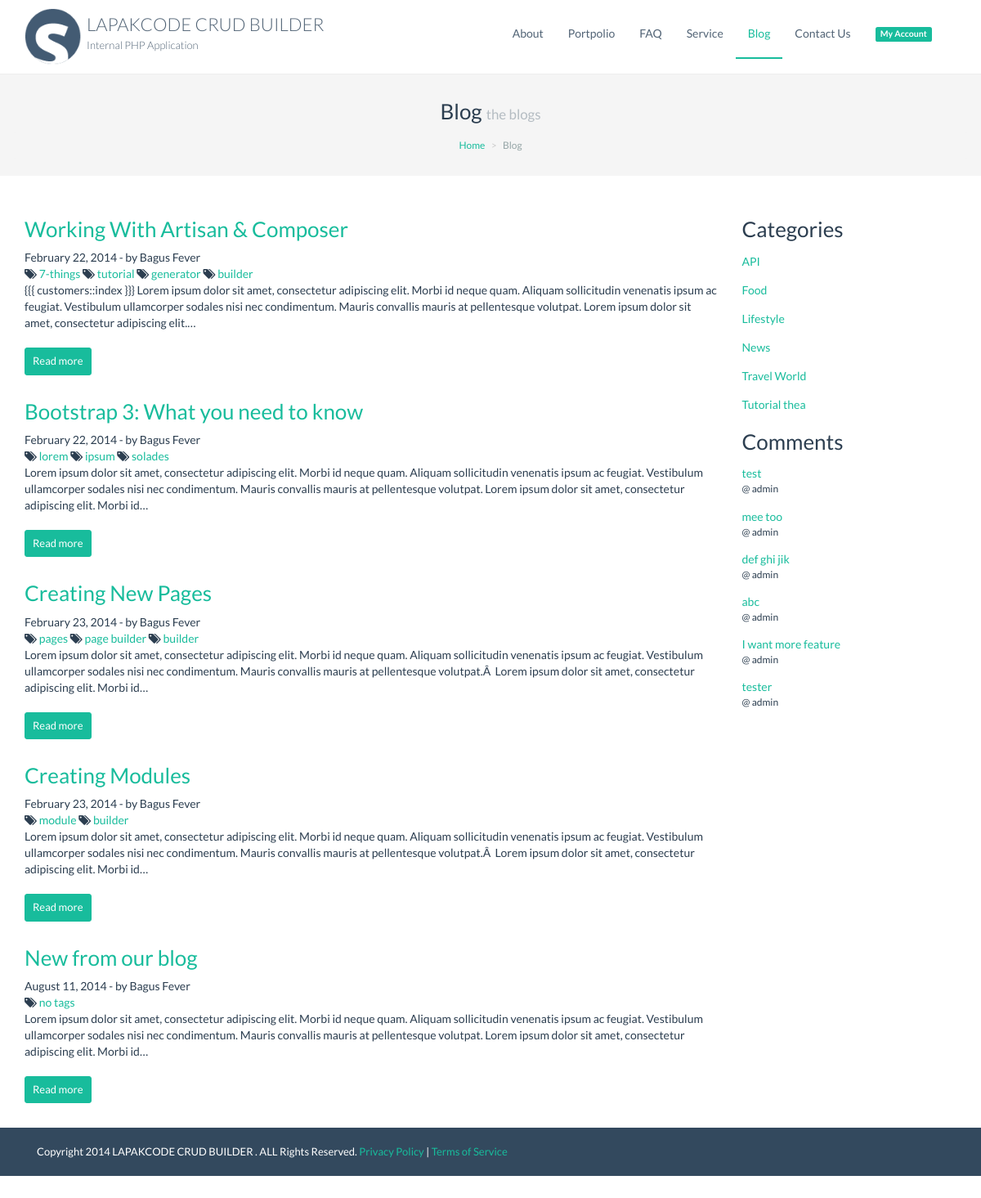
Screenshot of /index.php/blog with the database file from the repository.
### tables this page shows
CREATE TABLE `tb_menu` (
  `menu_id` int(11) NOT NULL,
  `parent_id` int(11) DEFAULT '0',
  `module` varchar(50) DEFAULT NULL,
  `url` varchar(100) DEFAULT NULL,
  `menu_name` varchar(100) DEFAULT NULL,
  `menu_type` char(10) DEFAULT NULL,
  `role_id` varchar(100) DEFAULT NULL,
  `deep` smallint(2) DEFAULT NULL,
  `ordering` int(6) DEFAULT NULL,
  `position` enum('top','sidebar','both') DEFAULT NULL,
  `menu_icons` varchar(30) DEFAULT NULL,
  `active` enum('0','1') DEFAULT '1',
  `access_data` text,
  `allow_guest` enum('0','1') DEFAULT '0'
);

CREATE TABLE `tb_module` (
  `module_id` int(11) NOT NULL,
  `module_name` varchar(100) DEFAULT NULL,
  `module_title` varchar(100) DEFAULT NULL,
  `module_note` varchar(255) DEFAULT NULL,
  `module_author` varchar(100) DEFAULT NULL,
  `module_created` timestamp NULL DEFAULT NULL,
  `module_desc` text,
  `module_db` varchar(255) DEFAULT NULL,
  `module_db_key` varchar(100) DEFAULT NULL,
  `module_type` enum('master','report','proccess','core','generic','addon') DEFAULT 'master',
  `module_config` text,
  `module_lang` text
);

CREATE TABLE `tb_blogs` (
  `blogID` int(11) NOT NULL,
  `CatID` int(6) DEFAULT NULL,
  `title` text,
  `slug` text,
  `content` text,
  `created` datetime DEFAULT NULL,
  `tags` text,
  `status` enum('publish','unpublish','draft') DEFAULT 'draft',
  `image` varchar(100) DEFAULT NULL,
  `entryby` int(11) DEFAULT NULL
);

CREATE TABLE `tb_blogcategories` (
  `CatID` int(6) NOT NULL,
  `name` text,
  `slug` text,
  `descr` text,
  `enable` enum('0','1') DEFAULT NULL
);

CREATE TABLE `tb_blogcomments` (
  `commentID` int(11) NOT NULL,
  `parentID` int(11) DEFAULT NULL,
  `user_id` int(11) DEFAULT NULL,
  `blogID` int(11) DEFAULT NULL,
  `name` text,
  `email` text,
  `comment` text,
  `created` timestamp NOT NULL DEFAULT CURRENT_TIMESTAMP ON UPDATE CURRENT_TIMESTAMP
);

CREATE TABLE `tb_users` (
  `id` int(11) NOT NULL,
  `group_id` int(6) DEFAULT NULL,
  `username` varchar(100) NOT NULL,
  `password` varchar(64) NOT NULL,
  `email` varchar(100) NOT NULL,
  `first_name` varchar(50) DEFAULT NULL,
  `last_name` varchar(50) DEFAULT NULL,
  `avatar` varchar(100) DEFAULT NULL,
  `active` tinyint(1) UNSIGNED DEFAULT NULL,
  `login_attempt` tinyint(2) DEFAULT '0',
  `last_login` datetime DEFAULT NULL,
  `created_at` timestamp NOT NULL DEFAULT CURRENT_TIMESTAMP,
  `updated_at` timestamp NULL DEFAULT NULL,
  `reminder` varchar(64) DEFAULT NULL,
  `activation` varchar(50) DEFAULT NULL,
  `remember_token` varchar(100) DEFAULT NULL
);

### application/controllers/Blog.php (called while the page is built, shortened)
<?php if (!defined('BASEPATH')) exit('No direct script access allowed');
class Blog extends SB_Controller
{
  public $module     = 'blog';
  public $per_page  = '10';
  function __construct() {
    $this->load->model('blogmodel');
    $this->model = $this->blogmodel;
    $this->load->helper('text');
    $this->info = $this->model->makeInfo( $this->module);
    $this->data = array_merge( $this->data, array(
      'pageTitle'  =>   $this->info['title'],
      'pageNote'  =>  $this->info['note'],
      'pageModule'  => 'blog',
    ));
  }
  function index()
  {
    $sort = (!is_null($this->input->get('sort', true)) ? $this->input->get('sort', true) : 'blogID');
    $order = (!is_null($this->input->get('order', true)) ? $this->input->get('order', true) : 'asc');
    $filter = (!is_null($this->input->get('search', true)) ? $this->buildSearch() : '');
    $page = max(1, (int) $this->input->get('page', 1));
    $params = array(
      'page'    => $page ,
      'limit'    => ($this->input->get('rows', true) !='' ? filter_var($this->input->get('rows', true),FILTER_VALIDATE_INT) : $this->per_page ) ,
      'sort'    => $sort ,
      'order'    => $order,
      'params'  => $filter,
    );
    $results = $this->model->getRows( $params );
    $page = $page >= 1 && filter_var($page, FILTER_VALIDATE_INT) !== false ? $page : 1;
    $this->data['rowData']    = $results['rows'];
    $pagination = $this->paginator( array(
      'total_rows' => $results['total'] ,
      'per_page'   => $params['limit']
    ));
    $this->data['pagination']  = $pagination;
    $this->data['rowsComment'] = $this->model->getComment();
    $this->data['rowsCategory'] = $this->model->getCategory();
    $this->data['content'] = $this->load->view('blog/index',$this->data, true );
      $this->load->view('layouts/'.CNF_THEME.'/index', $this->data );
  }
}

### index.php (called while the page is built, shortened)
<?php
require_once BASEPATH.'core/CodeIgniter.php';

### application/core/SB_Model.php (called while the page is built, shortened)
<?php if (!defined('BASEPATH')) exit('No direct script access allowed');
class SB_Model extends CI_Model
{
	public $table;
	public $primaryKey;
	public function getRows( $args )
	{
		$key = $this->primaryKey;
		extract( array_merge( array(
			'page' 		=> '0' ,
			'limit'  	=> '0' ,
			'sort' 		=> '' ,
			'order' 	=> '' ,
			'params' 	=> '' ,
			'global'	=> '1'
		), $args ));
		$offset = $page-1 ;
		$limitConditional = ($page !=0 && $limit !=0) ? "LIMIT  $offset , $limit" : '';
		$orderConditional = ($sort !='' && $order !='') ?  " ORDER BY {$sort} {$order} " : '';
		$table = $this->table;
		$query = $this->db->query( $this->querySelect() . $this->queryWhere(). "
			{$params} ". $this->queryGroup() ." {$orderConditional}  {$limitConditional} ");
		$result = $query->result();
		if($key =='' ) { $key ='*'; } else { $key = $table.".".$key ; }
		$counter_select = preg_replace( '/[\s]*SELECT(.*)FROM/Usi', 'SELECT count('.$key.') as total FROM', $this->querySelect() );
		$query = $this->db->query( $counter_select . $this->queryWhere()." {$params} ". $this->queryGroup());
		$res = $query->result();
		$total = $res[0]->total;
		return $results = array('rows'=> $result , 'total' => $total);
	}
	function makeInfo( $id )
	{
		$query =  $this->db->get_where('tb_module', array('module_name'=> $id));
		$data = array();
		foreach($query->result() as $r)
		{
			$data['id']		= $r->module_id;
			$data['title'] 	= $r->module_title;
			$data['note'] 	= $r->module_note;
			$data['table'] 	= $r->module_db;
			$data['key'] 	= $r->module_db_key;
			$data['config'] = SiteHelpers::CF_decode_json($r->module_config);
			$field = array();
			foreach($data['config']['grid'] as $fs)
			{
				foreach($fs as $f)
					$field[] = $fs['field'];
			}
			$data['field'] = $field;
		}
		return $data;
	}
}
?>

### application/models/Blogmodel.php (called while the page is built, shortened)
<?php if (!defined('BASEPATH')) exit('No direct script access allowed');
class Blogmodel extends SB_Model
{
	public static function querySelect(  ){
		return "   SELECT tb_blogs.* FROM tb_blogs   ";
	}
	public static function queryWhere(  ){
		return "  WHERE tb_blogs.blogID IS NOT NULL   ";
	}
	public static function queryGroup(){
		return "   ";
	}
  public function getCategory (  ){
    $param = array(
      'sort' => 'name' ,
      'order' => 'asc' ,
    );
    $data = $this->blogcatmodel->getRows( $param );
    $data = json_decode( json_encode( $data ), true );
    return $data['rows'];
  }
  public function getComment (  ){
    $param = array(
      'sort' => 'commentid' ,
      'order' => 'desc' ,
      'limit' => '5' ,
    );
    $data = $this->blogcommentmodel->getRows( $param );
    $data = json_decode( json_encode( $data ), true );
    foreach ( $data['rows'] as $k =>& $v ){
      $blog = $this->db->get_where( 'tb_blogs' , array( 'blogId' => $v['blogID'] ));
      $v['_blog'] = $blog->row_array();
      $user = $this->db->get_where( 'tb_users' , array( 'id' =>   $v['user_id'] ));
    }
    return $data['rows'];
  }
}
?>

### application/models/Blogcatmodel.php (called while the page is built, shortened)
<?php if (!defined('BASEPATH')) exit('No direct script access allowed');
class Blogcatmodel extends SB_Model
{
	public static function querySelect(  ){
		return "   SELECT tb_blogcategories.* FROM tb_blogcategories   ";
	}
	public static function queryWhere(  ){
		return "  WHERE tb_blogcategories.CatID IS NOT NULL   ";
	}
	public static function queryGroup(){
		return "   ";
	}
}
?>

### application/core/SB_Controller.php (called while the page is built, shortened)
<?php
class SB_Controller extends CI_Controller
{
	function paginator($options = array() ) {
		$keepLive = '';
		$sort 	= (!is_null($this->input->get('sort', true)) ? $this->input->get('sort', true) : '');
		$order 	= (!is_null($this->input->get('order', true)) ? $this->input->get('order', true) : '');
		$toptions = array_replace_recursive( array(
			'base_url' => site_url( $this->module ).'?'.$keepLive,
			'total_rows' => 0 ,
			'per_page' => $this->per_page,
		), $options );
		$this->pagination->initialize( $toptions );
		return $this->pagination->create_links();
	}
}
?>

### application/models/Blogcommentmodel.php (called while the page is built, shortened)
<?php if (!defined('BASEPATH')) exit('No direct script access allowed');
class Blogcommentmodel extends SB_Model
{
	public static function querySelect(  ){
		return "   SELECT tb_blogcomments.* FROM tb_blogcomments   ";
	}
	public static function queryWhere(  ){
		return "  WHERE tb_blogcomments.commentID IS NOT NULL   ";
	}
	public static function queryGroup(){
		return "   ";
	}
}
?>

### application/helpers/site_helper.php (called while the page is built, shortened)
<?php
class SiteHelpers
{
	public static function menus( $position ='top',$active = '1')
	{
		$_this = & get_Instance();
		$data = array();
		$menu = self::nestedMenu(0,$position ,$active);
		foreach ($menu as $row)
		{
			$child_level = array();
			$p = json_decode($row->access_data,true);
			if($row->allow_guest == 1)
			{
				$is_allow = 1;
			} else {
				$is_allow = (isset($p[$_this->session->userdata('gid')]) && $p[$_this->session->userdata('gid')] ? 1 : 0);
			}
			if($is_allow ==1)
			{
				$menus2 = self::nestedMenu($row->menu_id , $position ,$active );
				$level = array(
						'menu_id'		=> $row->menu_id,
						'module'		=> $row->module,
						'menu_type'		=> $row->menu_type,
						'url'			=> $row->url,
						'menu_name'		=> $row->menu_name,
						'menu_icons'	=> $row->menu_icons,
						'childs'		=> $child_level
					);
				$data[] = $level;
			}
		}
		return $data;
	}
	public static function nestedMenu($parent=0,$position ='top',$active = '1')
	{
		$_this = & get_Instance();
		$active 	=  ($active =='all' ? "" : "AND active ='1' ");
		$Q = $_this->db->query("
		SELECT
			tb_menu.*
		FROM tb_menu WHERE parent_id ='". $parent ."' ".$active."  AND position ='{$position}'
		GROUP BY tb_menu.menu_id ORDER BY ordering
		");
		return $Q->result();
	}
}

### application/views/blog/index.php (the view, shortened to what this page needs)
  <div class="page-content row">
    <div class="page-header">
      <div class="page-title">
        <h3> <?php echo $pageTitle ?> <small><?php echo $pageNote ?></small></h3>
      </div>
      <ul class="breadcrumb">
        <li><a href="<?php echo site_url('') ?>">Home</a></li>
        <li class="active"><?php echo $pageTitle ?></li>
      </ul>
    </div>
  <div class="container blog">
    <div class="row" >
      <div class="col-md-9" >
<?php
      if( count( $rowData ) ){
        foreach ($rowData as $k => $row) {
          $row = (array) $row;
          $htm = '
          <div class="post " >
            <div class="headline" >
              <h3><a href="'.site_url('blog/read/'.$row['slug']).'" >'.$row['title'].'</a></h3>
            </div>
            <div class="info" >
              <span class="date" >'.date('F j, Y', strtotime( $row['created'] )) .'</span>
              <span class="author" >- by '.$row['author'].'</span>
            </div>
            <div class="tags" >';
            $tags = explode( ',',$row['tags']);
            foreach ( $tags as $l => $tag ){
              $htm .= '
              <span><i class="fa fa-tags" ></i> <a href="'.site_url('blog/tags/'.str_replace(' ','-',trim($tag))).'" >'.trim($tag).'</a></span> ';
            }
          $htm .='
            </div>
            <div class="content" >
              '.word_limiter(strip_tags( $row['content'] ),40).'
            </div>
            <br/>
            <div class="readmore" >
              <a class="btn btn-sm btn-success" href="'.site_url('blog/read/'.$row['slug']).'" >Read more</a>
            </div>
          </div>
          ';
          echo $htm;
        }
      } else {
        echo '
        <div class="headline" >
          <h3>Article Not found</h3>
        </div>
        ';
      }
?>
      </div>
      <div class="col-md-3" >
<?php
    $this->load->view('blog/sidebar');
?>
      </div>
    </div>
  </div>

### application/views/blog/sidebar.php
<div class="widget" >
  <div class="headline" >
    <h3>Categories</h3>
    <ul class="nolist" >
<?php
    foreach ( $rowsCategory as $k => $cat ){
      echo  '
      <li><a href="'.site_url('blog/category/'.$cat['CatID']).'" class="" >'.$cat['name'].'</a> </li>';
    }
?>
    </ul>
  </div>
</div>
<div class="widget comments" >
  <div class="headline" >
    <h3>Comments</h3>
    <ul class="nolist" >
<?php
    foreach ( $rowsComment as $k => $comment ){
      echo  '
      <li><a href="'.site_url('blog/read/'.$comment['_blog']['slug']).'" class="" >'.word_limiter($comment['comment'],8).' </a><span>@ '.$comment['_user']['username'].'</span> </li>';
    }
?>
    </ul>
  </div>
</div>
<link href="<?php echo base_url('sximo/css/modules/blog.css') ?>" rel="stylesheet" type="text/css"/>

### application/views/layouts/mango/topbar.php (shortened to what this page needs)
<?php $menus = SiteHelpers::menus('top') ;?>
 	  <ul class="nav navbar-nav navbar-collapse collapse navbar-right"  id="topmenu">
		<?php foreach ($menus as $menu) :?>
			 <li class="<?php if($this->uri->segment(1) == $menu['module']) echo 'active';?>" >
			 	<a
				<?php if($menu['menu_type'] =='external') :?>
					href="<?php echo site_url($menu['url']);?>"
				<?php else : ?>
					href="<?php echo site_url($menu['module']);?>"
				<?php endif; ?>
				 <?php if(count($menu['childs']) > 0 ) echo 'class="dropdown-toggle" data-toggle="dropdown" ';?>>
			 		<i class="<?php  echo $menu['menu_icons'];?>"></i> <span>
						<?php  echo $menu['menu_name'];?>
					</span>
				</a>
			</li>
		<?php endforeach;?>
			<li><a href="javascript://ajax" class="dropdown-toggle" data-toggle="dropdown"><span class="label label-success"> My Account</span></a>
			</li>
  </ul>

### sximo/css/modules/blog.css (style rules this page uses)
.blog .post { margin-bottom: 30px; }
ul.nolist { padding: 0px; list-style: none; }
.widget li { margin: 15px 0px; font-size: 14px; }
.widget.comments li span { display: block; font-size: 12px; }

### rows the page displays
tb_menu: menu_name "About"
tb_menu: menu_name "Portpolio"
tb_menu: menu_name "FAQ"
tb_menu: menu_name "Service"
tb_menu: menu_name "Blog"
tb_menu: menu_name "Contact Us"
tb_module: module_title "Blog", module_note "the blogs"
tb_blogs: title "Working With Artisan & Composer", created "February 22, 2014", author "Bagus Fever", tags "7-things", tags "tutorial", tags "generator", tags "builder", content "{{{ customers::index }}} Lorem ipsum dolor sit amet, consectetur adipiscing elit. Morbi id neque quam. Aliquam sollicitudin venenatis ipsum ac feugiat. Vestibulum ullamcorper sodales nisi nec condimentum. Mauris convallis mauris at pellentesque volutpat. Lorem ipsum dolor sit amet, consectetur adipiscing elit.…"
tb_blogs: title "Bootstrap 3: What you need to know", created "February 22, 2014", author "Bagus Fever", tags "lorem", tags "ipsum", tags "solades", content "Lorem ipsum dolor sit amet, consectetur adipiscing elit. Morbi id neque quam. Aliquam sollicitudin venenatis ipsum ac feugiat. Vestibulum ullamcorper sodales nisi nec condimentum. Mauris convallis mauris at pellentesque volutpat. Lorem ipsum dolor sit amet, consectetur adipiscing elit. Morbi id…"
tb_blogs: title "Creating New Pages", created "February 23, 2014", author "Bagus Fever", tags "pages", tags "page builder", tags "builder", content "Lorem ipsum dolor sit amet, consectetur adipiscing elit. Morbi id neque quam. Aliquam sollicitudin venenatis ipsum ac feugiat. Vestibulum ullamcorper sodales nisi nec condimentum. Mauris convallis mauris at pellentesque volutpat.Â Lorem ipsum dolor sit amet, consectetur adipiscing elit. Morbi id…"
tb_blogs: title "Creating Modules", created "February 23, 2014", author "Bagus Fever", tags "module", tags "builder", content "Lorem ipsum dolor sit amet, consectetur adipiscing elit. Morbi id neque quam. Aliquam sollicitudin venenatis ipsum ac feugiat. Vestibulum ullamcorper sodales nisi nec condimentum. Mauris convallis mauris at pellentesque volutpat.Â Lorem ipsum dolor sit amet, consectetur adipiscing elit. Morbi id…"
tb_blogs: title "New from our blog", created "August 11, 2014", author "Bagus Fever", tags "no tags", content "Lorem ipsum dolor sit amet, consectetur adipiscing elit. Morbi id neque quam. Aliquam sollicitudin venenatis ipsum ac feugiat. Vestibulum ullamcorper sodales nisi nec condimentum. Mauris convallis mauris at pellentesque volutpat. Lorem ipsum dolor sit amet, consectetur adipiscing elit. Morbi id…"
tb_blogcategories: name "API"
tb_blogcategories: name "Food"
tb_blogcategories: name "Lifestyle"
tb_blogcategories: name "News"
tb_blogcategories: name "Travel World"
tb_blogcategories: name "Tutorial thea"
tb_blogcomments: comment "test", user.username "admin"
tb_blogcomments: comment "mee too", user.username "admin"
tb_blogcomments: comment "def ghi jik", user.username "admin"
tb_blogcomments: comment "abc", user.username "admin"
tb_blogcomments: comment "I want more feature", user.username "admin"
tb_blogcomments: comment "tester", user.username "admin"

### other values shown
CNF_APPNAME "LAPAKCODE CRUD BUILDER"
CNF_APPDESC "Internal PHP Application"
